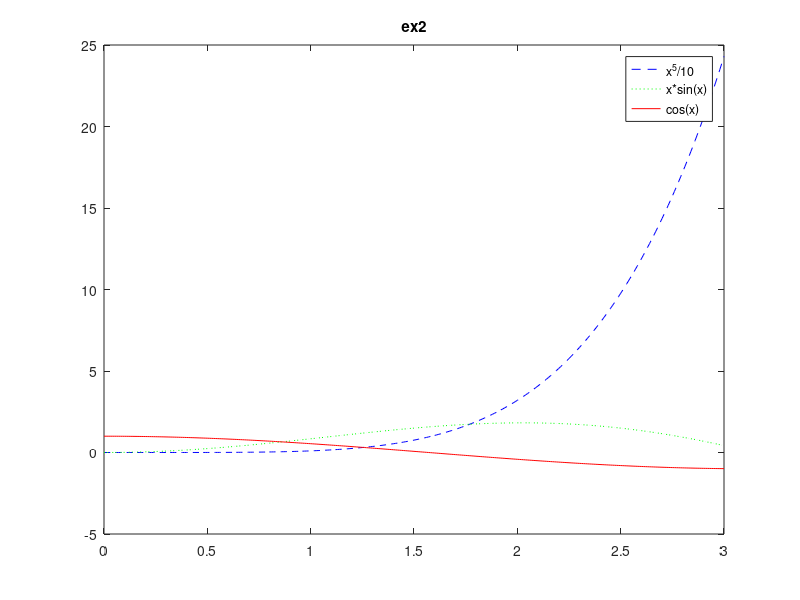

Reproduce this figure in MATLAB.
x=[0:.01:3];
y1=x.^5/10;
y2=x.*sin(x);
y3=cos(x);

plot(x,y1, 'b--', x, y2, 'g:', x, y3, 'r')
hold on
title("ex2")
legend("x^{5}/10", "x*sin(x)", "cos(x)")
hold off